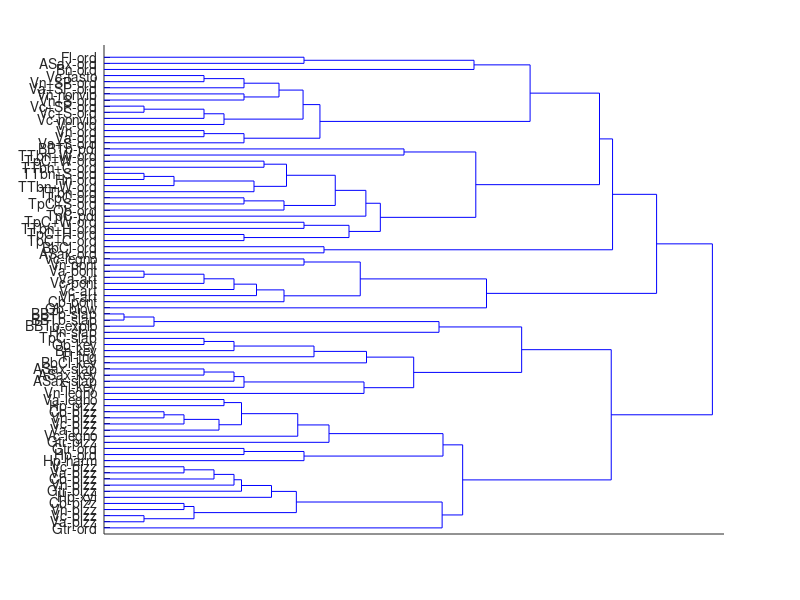

Write the MATLAB code that produced this figure. (Note: this script raises an error after producing the figure.)
%function clusterAnalysis()


modes = 0;
load simAll
addpath('evaluation')

l = linkage(dc, 'weighted');

dendrogram(l, 78,'Orientation','right', 'Labels', names)
set(gca, 'xtick', [])
saveas(gcf, ['figures/allLinkage'], 'png')


for k=2:15
    c(k, :) = cluster(l, 'maxclust', k);
    
    [iNames, ~, ii] = unique(instruments);
    [mNames, ~, im] = unique(modes);
    
    cmi = clusteringMetrics(c(k, :), ii);
    
    cmm = clusteringMetrics(c(k, :), im);
    
    ai(k) = cmi.nmi;
    am(k) = cmm.nmi;
    
    for m=1:100
        cr = randi(k, size(c, 2), 1);
        crmi = clusteringMetrics(cr, ii);
        crmm = clusteringMetrics(cr, im);
        arim(m) = crmi.nmi;
        armm(m) = crmm.nmi;
    end
    
    ari(k) = mean(arim);
    arm(k) = mean(armm);
end
ai(1)=NaN;
am(1)=NaN;
ari(1)=NaN;
arm(1)=NaN;

save('clusters.mat')


figure(1)
plot([ai; am; ari; arm; ai-ari; am-arm]', 'LineWidth', 2)
xlabel('Number of clusters')
ylabel('Nmi')
legend({'judgmentsInstruments', 'judgmentsModes', 'nullInstruments', 'nullModes', 'normalizedJudgmentsInstruments', 'normalizedJudgmentsModes'})
set(gca, 'FontSize', 16)
saveas(gcf, 'figures/clusterAnalysis', 'png')


figure(2)
colormap('jet')
subplot 211
imagesc([c(5, :)/5; im'/15])
subplot 212
imagesc([c(6, :)/6; ii'/15])

% trier les references
% faire un alignement par pair wise max
